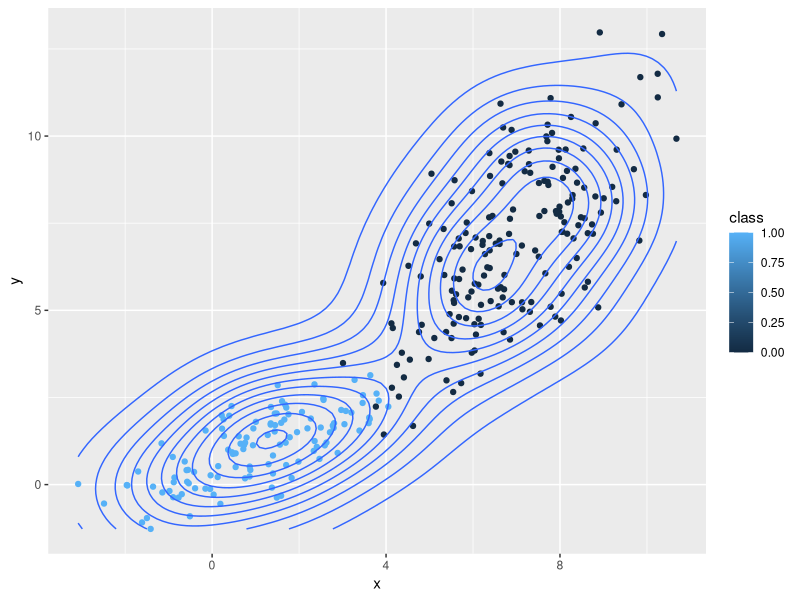

The R script that drew this image: (Note: this script raises an error after producing the figure.)
## ---- chunk 1
knitr::opts_chunk$set(echo = TRUE)
## ---- chunk 2
library(ggplot2)
library(mvtnorm)

Mu1 = c(1,1)
Mu2 = c(7,7)
Sigma1 = matrix(c(2, 1, 1, 1), 2,2)
Sigma2 = matrix(c(2, 2, 2, 5), 2,2)

pi = 1/3
n = 300

set.seed(2)
data = matrix(0, n, 2)
z = rep(0,n)
for (i in 1:n){
  z[i] = rbinom(1,1,pi)
  if (z[i] ==1){
    data[i,] = rmvnorm(1, Mu1,Sigma1)
  }else{
    data[i,] = rmvnorm(1, Mu2,Sigma2)
  }
}

to.plot = data.frame(x = data[,1], 
                  y = data[,2], 
                  class =  z)
ggplot(to.plot)+ aes(x, y, color = class)+
  geom_point()+geom_density_2d()
## ---- chunk 3
#initial values
tol = 10^-3
pi = 0.5
mu1 = data[1,]
mu2 = data[150,]
sigma1 = cov(data)
sigma2 = cov(data)

EM_algorithm <- function(data, pi, mu1, mu2, sigma1, sigma2, tol = 10^-2){
  
  phi1 = dmvnorm(data, mu1, sigma1) # φ1 en el pdf
  phi2 = dmvnorm(data, mu2, sigma2) # φ1 en el pdf
  
  L_temp = compute_l(pi, gamma, phi1, phi2)
  cat("Initial log-likelihood: ", L_temp, "\n")

  L <- 0
  iteration_counter <- 0
  
  while (abs(L-L_temp)>=tol) {
    L = L_temp
    # Expectation step
    gamma <- compute_gamma(pi, phi1, phi2)
    
    # Maximization step
    # mu1
    mu1 <- apply(gamma*data/sum(gamma), 2, sum)
    #mu2
    mu2 <- apply((1-gamma)*data/sum(1-gamma), 2, sum)
    # sigma1
    sigma1 <- cov.wt(data, wt = gamma, method = "ML")$cov
    # sigma2
    sigma2 <- cov.wt(data, wt = 1-gamma, method = "ML")$cov
    #pi
    pi <- mean(gamma)
    
    
    phi1 = dmvnorm(data, mu1, sigma1)
    phi2 = dmvnorm(data, mu2, sigma2)
    L_temp = compute_l(pi, gamma, phi1, phi2)
    iteration_counter <- iteration_counter + 1
    cat("Iteration: ", iteration_counter, " | Current log-likelihood: ", L_temp, "\n")
  }
  
  return(list(n_iterations=iteration_counter, pi=pi, mu1=mu1, mu2=mu2, sigma1=sigma1, sigma2=sigma2))
}

results <- EM_algorithm(data, pi, mu1, mu2, sigma1, sigma2, tol = tol)

cat("EM converged in ", results$n_iterations, " iterations.\n")

## ---- chunk 4
results
## ---- chunk 5

